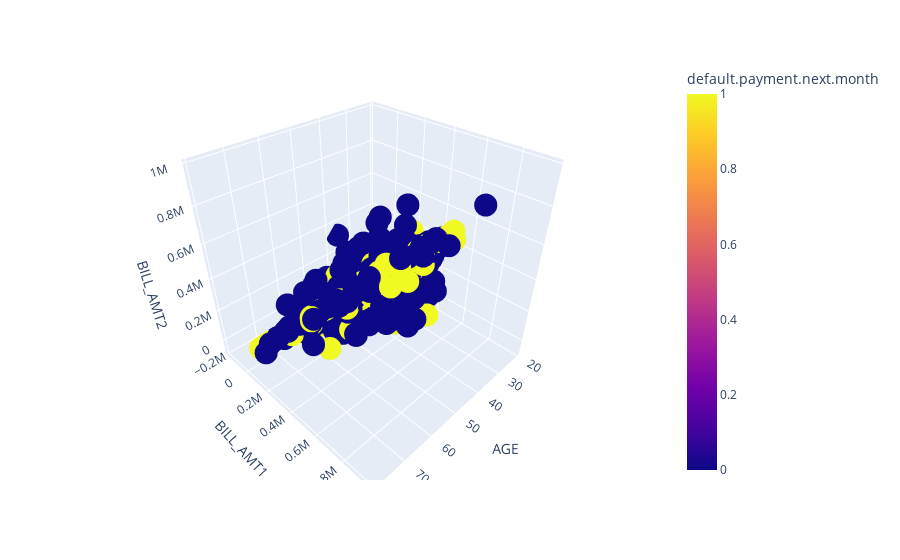

Write notebook code for a chart like this one.
### Code cell
px.scatter_3d(data_frame=default, x = 'AGE', y = 'BILL_AMT1', z = 'BILL_AMT2', color = 'default.payment.next.month')

### Figure 1 — Plotly figure (JSON) as saved in the notebook; plotly's stock layout.template omitted (floating-point values rounded to 4 significant figures; data arrays with more than 128 entries replaced by an {"elided": "..."} marker saying what was removed)
{"data": [{"hovertemplate": "AGE=%{x}<br>BILL_AMT1=%{y}<br>BILL_AMT2=%{z}<br>default.payment.next.month=%{marker.color}<extra></extra>", "legendgroup": "", "marker": {"color": {"elided": "30000 int values"}, "coloraxis": "coloraxis", "symbol": "circle"}, "mode": "markers", "name": "", "scene": "scene", "showlegend": false, "type": "scatter3d", "x": {"elided": "30000 int values"}, "y": {"elided": "30000 int values"}, "z": {"elided": "30000 int values"}}], "layout": {"coloraxis": {"colorbar": {"title": {"text": "default.payment.next.month"}}, "colorscale": [[0, "#0d0887"], [0.1111, "#46039f"], [0.2222, "#7201a8"], [0.3333, "#9c179e"], [0.4444, "#bd3786"], [0.5556, "#d8576b"], [0.6667, "#ed7953"], [0.7778, "#fb9f3a"], [0.8889, "#fdca26"], [1, "#f0f921"]]}, "legend": {"tracegroupgap": 0}, "margin": {"t": 60}, "scene": {"domain": {"x": [0, 1], "y": [0, 1]}, "xaxis": {"title": {"text": "AGE"}}, "yaxis": {"title": {"text": "BILL_AMT1"}}, "zaxis": {"title": {"text": "BILL_AMT2"}}}}}
